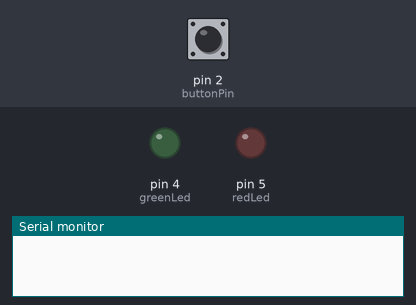
A sketch run on a simulated Arduino Uno, built with avr-gcc and run on an emulated ATmega328P. Parts: output pins drawn as LEDs (lit = HIGH), the last lines printed to the serial monitor. Inputs (shaded band) come from the test bench; at power-on: pin 2 (buttonPin) LOW.

Above: at 1.2 s.
1.3 s: pin 2 (buttonPin) pulled HIGH for 0.25 s
At 2.1 s:
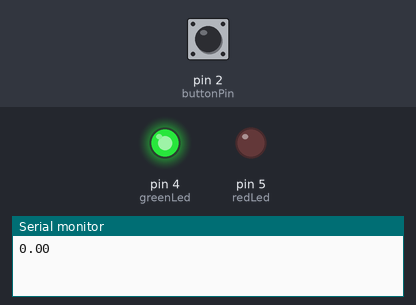
Timing chart, 0 to 7.9 s (numbered marks = the images above; inputs shaded):
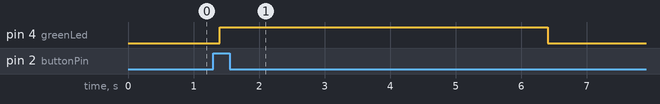

Measured:
- after the input at 1.3 s, pin 4 (greenLed): LOW → HIGH after 0.10 s, → LOW 5.0 s later

The sketch:

exams20231.ino
```cpp
// C++ code
//

const int tempSensorPinOne = A0;
const int tempSensorPinTwo = A1;
const int buttonPin = 2;
const int redLed = 5;
const int greenLed = 4;
int temperatureOne, temperatureTwo, buttonState;
float degreesOne, degreesTwo, difference;

void setup()
{
  pinMode(tempSensorPinOne, INPUT);
  pinMode(tempSensorPinTwo, INPUT);
  pinMode(buttonPin, INPUT);
  pinMode(redLed, OUTPUT);
  pinMode(greenLed, OUTPUT);
  Serial.begin(9600);
}

void loop()
{
  buttonState = digitalRead(buttonPin);

  if(buttonState == HIGH) {
    temperatureOne = analogRead(tempSensorPinOne);
  	temperatureTwo = analogRead(tempSensorPinTwo);
  	degreesOne = ( float(temperatureOne) * 5 / 1023 ) * 100 - 50;
  	degreesTwo = ( float(temperatureTwo) * 5 / 1023 ) * 100 - 50;

    difference = abs(degreesOne - degreesTwo);
    Serial.println(difference);

    if(difference > 15) {
      digitalWrite(redLed, HIGH);
      delay(5000);
      digitalWrite(redLed, LOW);
    }
    else {
      digitalWrite(greenLed, HIGH);
      delay(5000);
      digitalWrite(greenLed, LOW);
    }
  }

  while (buttonState == digitalRead(buttonPin)) {
    delay(200); // time to de-bounce
  }

}
```
